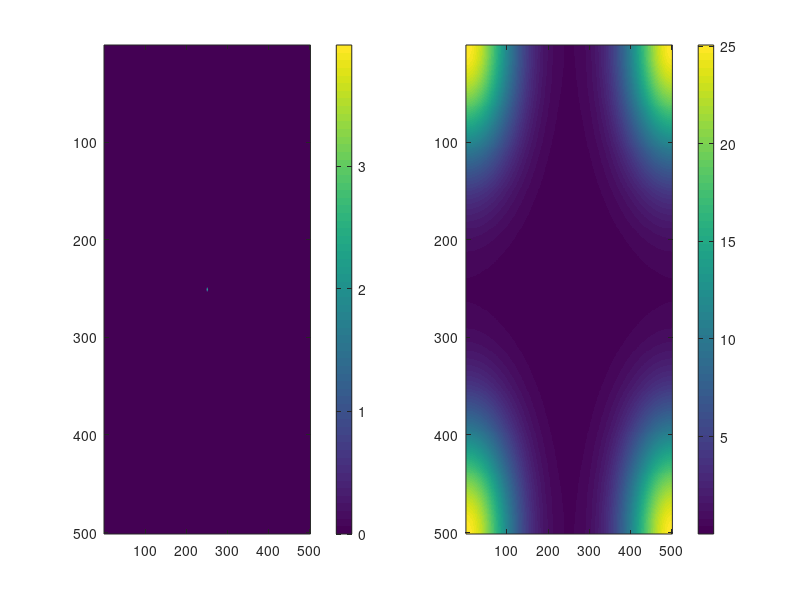

This figure's MATLAB source:
clear all, clc, close all
resol= 0.1;
rsize = 25;
rspace= -rsize:resol:rsize;
[xx, yy] = meshgrid(rspace, rspace);
sig_x = 0.1;
sig_y = 0.1;
g = (1/sqrt(2*pi*sig_x*sig_y)) * exp(- (xx).^2/(2*sig_x^2) - (yy).^2/(2*sig_y^2));
fft_g = abs(fft2(g));
figure();
subplot(1,2,1)
imagesc(g)
colorbar
subplot(1,2,2)
imagesc(fft_g)
colorbar
    